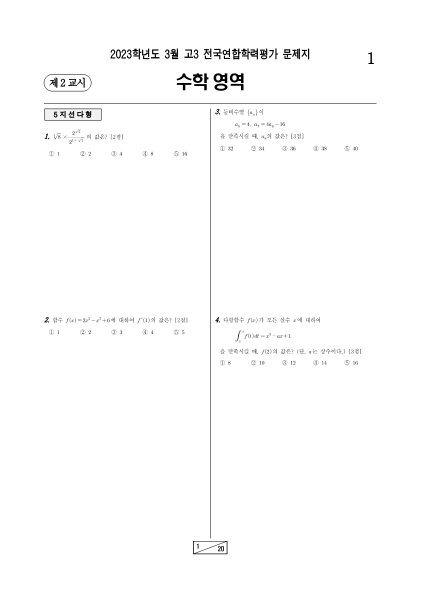
#> input picture test/test1.png, 841 x 1190 px (shown at 1/2 size)
$ python projectcode.py
#> lines starting #> are read from the running program, lines starting #| are printed output that depends on the picture; after the words box and inside, x2 and y2 are one past the last pixel; in counts of white or black regions, pixels touching at a corner belong together
import cv2
import numpy as np

#잘린 문제들을 넣을 배열
question=[]

#화면 자르기 (중앙선 제일 위 s, 아래 e, 좌우 넓이 w)
def page_cut(page,s,e,w):
    left =  page[s+2:e, :w-2]
    right= page[s+2:e, w+2:w+w]

    return right, left

#화면 자르기 전처리
def make(image):
    img=image
    h=[]
    w=[]
    imgray = cv2.cvtColor(img, cv2.COLOR_BGR2GRAY)
    blur = cv2.GaussianBlur(imgray, ksize=(3,3), sigmaX=0)
    thresh = cv2.threshold(blur, 0, 255, cv2.THRESH_BINARY+cv2.THRESH_OTSU)[1]

    #edges = cv2.Canny(imgray,50,200,apertureSize = 3)

    edgesx = cv2.Sobel(thresh, -1, 1, 0, scale=4)
    edgesy = cv2.Sobel(thresh, -1, 0, 1, scale=4)
    edges = cv2.addWeighted (edgesx, 1, edgesy, 1, 0)
    lines = cv2.HoughLinesP(edges, 1, np.pi/180, 300,minLineLength=600,maxLineGap = 90)

    # 모의고사 상단 선, 중간 선 검출
    for i in range(len(lines)):
        for x1,y1,x2,y2 in lines[i]:
            if y1 == y2:
                h.append([x1,y1])
                h.append([x2,y2])

            if x1==x2:
                w.append([x1,y1])
                w.append([x2,y2])

    #가로선 h
    high=min(h, key=lambda x:x[1])
    max_h=max(h, key=lambda x:x[1]==high[1])
    min_h=min(h, key=lambda x:x[1]==high[1])

    #세로선 w
    max_w=max(w, key=lambda x:x[1])
    min_w=min(w, key=lambda x:x[1])

    #cv2.line(img,min_h,max_h,(0,0,255),1)
    cv2.line(img,min_w,max_w,(0,0,255),1)

    right, left =page_cut(img,max_h[1],max_w[1],max_w[0])
    print(h)
    print(w)
    print("z",max_h,min_h,max_w,min_w)

    return right, left

# 문제 영역 찾기(좌우잘린 원본문제)
def find_question_area(page_rl):

    imgray = cv2.cvtColor(page_rl, cv2.COLOR_BGR2GRAY)
    blur = cv2.GaussianBlur(imgray, ksize=(3,3), sigmaX=0)
    thresh = cv2.threshold(blur, 0, 255, cv2.THRESH_BINARY+cv2.THRESH_OTSU)[1]

    edge = cv2.Canny(imgray, 100, 200)
    kernel = cv2.getStructuringElement(cv2.MORPH_RECT,(1000,100))
    closed = cv2.morphologyEx(edge, cv2.MORPH_DILATE, kernel)
    contours, hierarchy = cv2.findContours(closed.copy(),cv2.RETR_TREE, cv2.CHAIN_APPROX_SIMPLE)

    #만들어진 좌우 페이지에 문제 영역 표시
    contours_image = cv2.drawContours(page_rl, contours, -1, (0,255,0), 1)

    for c in contours:

		#문제 영역 (x=왼쪽 젤위x 좌표, y=왼쪽 젤위 y좌표, h=높이,w=넓이)
        x,y,w,h = cv2.boundingRect(c)
        img_trim = page_rl[y:y+h , x:x+w]

        #question에 넣기
        question.append(img_trim)

# /혹은 X모양 찾기(좌우로 잘린 풀이된 문제)
def find_wrong(page_rl):

    img_hsv= cv2.cvtColor(page_rl, cv2.COLOR_BGR2HSV)

    # 빨강색 범위
    lower_red = np.array([-30, 100, 100])
    upper_red = np.array([30, 255, 255])

    worng_img=cv2.inRange(img_hsv, lower_red, upper_red)

    #sobel
    dx = cv2.Sobel(worng_img, -1, 1, 0, scale=4)

    # #canny
    # eges = cv2.Canny(worng_img,0,0,apertureSize = 3)

    #일자 라인 추출
    lines = cv2.HoughLinesP(dx,1, np.pi/180,50,minLineLength=50,maxLineGap = 200)
    if lines is not None:
        for i in lines:
             cv2.line(page_rl, (int(i[0][0]), int(i[0][1])), (int(i[0][2]), int(i[0][3])), (255, 0, 0), 2)


    # 추출된 라인의 rect을 만들기
    #29~35번째 줄 참고해서 만들고 좌표 저장하기()

# 사진에서 /혹은 X모양 찾기(좌우로 잘린 풀이된 문제)
def p_find_wrong(page_rl):
    img_hsv= cv2.cvtColor(page_rl, cv2.COLOR_BGR2HSV)


    lower_red = np.array([-200, 100, 100])
    upper_red = np.array([200, 255, 255])

    worng_img=cv2.inRange(img_hsv, lower_red, upper_red)

    dx = cv2.Sobel(worng_img, -1, 1, 0, scale=4)

    lines = cv2.HoughLinesP(dx,1, np.pi/180,50,minLineLength=48,maxLineGap =300)
    if lines is not None:
        for i in lines:
            cv2.line(page_rl, (int(i[0][0]), int(i[0][1])), (int(i[0][2]), int(i[0][3])), (255, 0, 0), 2)

#원본, 채점
origin=cv2.imread("./test/test1.png")
#> origin is the input picture: shape (1190, 841, 3); min 0, max 255, mean 252.4
draw=src1 = cv2.imread("./test/draw4.png")
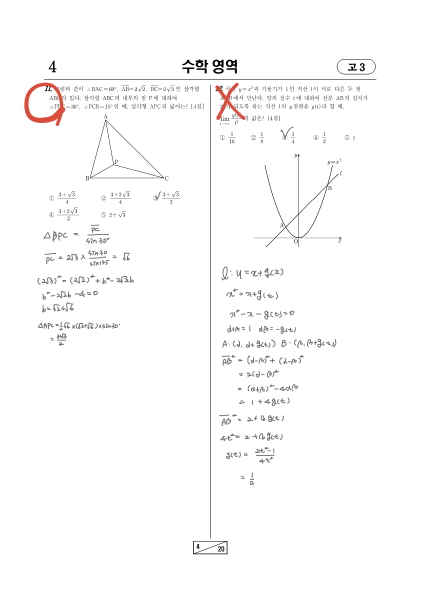
#> input picture test/draw4.png, 841 x 1190 px (shown at 1/2 size)
#> draw is the input picture: shape (1190, 841, 3); mean B, G, R 251, 251, 251.5

#사진, 사진채점
picture = cv2.imread("./test/picture.jpg")
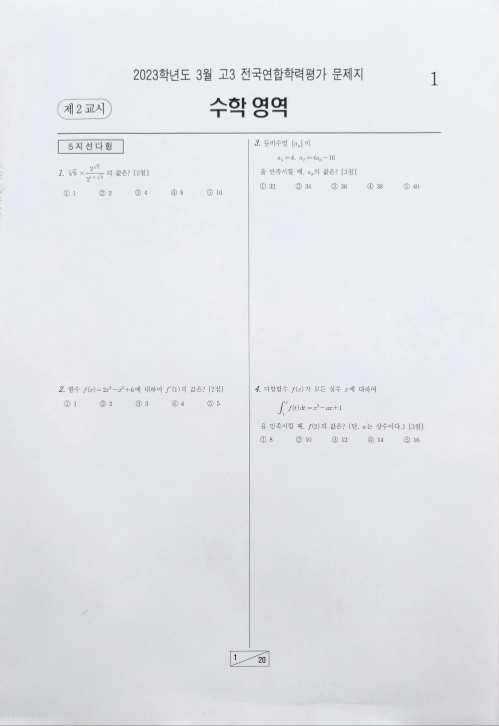
#> input picture test/picture.jpg, 998 x 1452 px (shown at 1/2 size)
#> picture is the input picture: shape (1452, 998, 3); mean B, G, R 233.6, 228.2, 226.3
picture_draw = cv2.imread("./test/picture_draw.jpg")
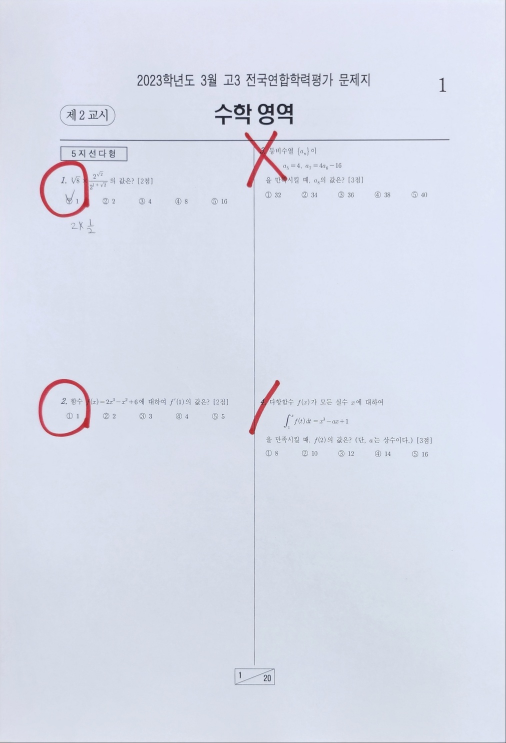
#> input picture test/picture_draw.jpg, 1012 x 1486 px (shown at 1/2 size)
#> picture_draw is the input picture: shape (1486, 1012, 3); mean B, G, R 234.6, 220.8, 215.9
picture = cv2.resize(picture, dsize=(841,1190))
#> picture: shape (1190, 841, 3)
picture_draw = cv2.resize(picture_draw, dsize=(841,1190))
#> picture_draw: shape (1190, 841, 3)

#자르기
o_right,o_left=make(origin)
#> in make, `thresh = cv2.threshold(blur, 0, 255, cv2.THRESH_BINARY+cv2.THRESH_OTSU..`:
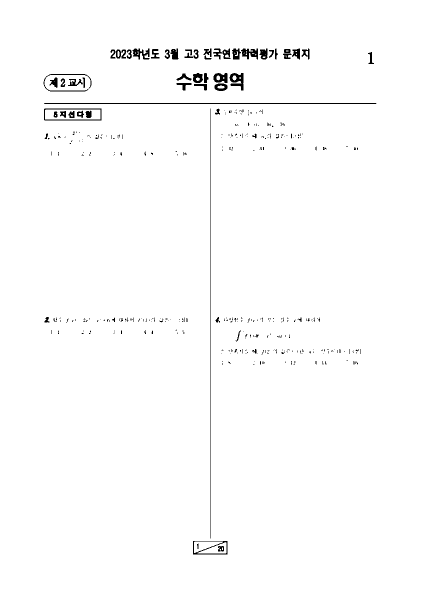
#> thresh: shape (1190, 841) (shown at 1/2 size); 98.7% white; 374 black regions (311 under 20 px), largest, box (x1, y1, x2, y2) and area: (88, 206, 753, 208) 1328, (420, 217, 421, 1077) 860, (459, 146, 487, 181) 551
#> in make, `edgesx = cv2.Sobel(thresh, -1, 1, 0, scale=4)`: edgesx: shape (1190, 841); 0.78% white in thin lines or dots, all inside (x1, y1, x2, y2) = (88, 96, 754, 1110)
#> in make, `edgesy = cv2.Sobel(thresh, -1, 0, 1, scale=4)`: edgesy: shape (1190, 841); 0.87% white in thin lines or dots, all inside (x1, y1, x2, y2) = (86, 99, 754, 1110)
#> in make, `edges = cv2.addWeighted (edgesx, 1, edgesy, 1, 0)`: edges: shape (1190, 841); 1.4% white in thin lines or dots, all inside (x1, y1, x2, y2) = (86, 96, 754, 1110)
#> in make, `lines = cv2.HoughLinesP(edges, 1, np.pi/180, 300,minLineLength=600,max..`: lines = [[421, 1109, 421, 113], [87, 207, 753, 207], [88, 208, 752, 208]]
#> the loop in make, `for i in range(len(lines)):` made 3 passes
#> after the loop in make, `for i in range(len(lines)):`: h = [[87, 207], [753, 207], [88, 208], [752, 208]]; w = [[421, 1109], [421, 113]]
#> in make, `high=min(h, key=lambda x:x[1])`: high = [87, 207]
#> in make, `min_h=min(h, key=lambda x:x[1]==high[1])`: min_h = [88, 208]
#> in make, `max_w=max(w, key=lambda x:x[1])`: max_w = [421, 1109]
#> in make, `min_w=min(w, key=lambda x:x[1])`: min_w = [421, 113]
#> in make, `cv2.line(img,min_w,max_w,(0,0,255),1)`: img: shape (1190, 841, 3); 0.1% of pixels changed, all inside (x1, y1, x2, y2) = (421, 113, 422, 1110)
#| [[87, 207], [753, 207], [88, 208], [752, 208]]
#| [[421, 1109], [421, 113]]
#| z [87, 207] [88, 208] [421, 1109] [421, 113]
p_right,p_left=make(picture)
#> in make (call 2), `thresh = cv2.threshold(blur, 0, 255, cv2.THRESH_BINARY+cv2.THRESH_OTSU..`: thresh: shape (1190, 841); 70.1% white; 462 black regions (285 under 20 px), largest, box (x1, y1, x2, y2) and area: (0, 227, 841, 1190) 269059, (96, 215, 744, 221) 2650, (96, 227, 210, 254) 1789
#> in make (call 2), `edgesx = cv2.Sobel(thresh, -1, 1, 0, scale=4)`: edgesx: shape (1190, 841); 2% white in thin lines or dots
#> in make (call 2), `edgesy = cv2.Sobel(thresh, -1, 0, 1, scale=4)`: edgesy: shape (1190, 841); 2% white in thin lines or dots
#> in make (call 2), `edges = cv2.addWeighted (edgesx, 1, edgesy, 1, 0)`: edges: shape (1190, 841); 3.2% white in thin lines or dots
#> the loop in make (call 2), `for i in range(len(lines)):` made 2 passes
#> in make (call 2), `cv2.line(img,min_w,max_w,(0,0,255),1)`: img: shape (1190, 841, 3); mean B, G, R 233.4, 227.9, 226.2
#| [[95, 220], [699, 220]]
#| [[421, 814], [421, 109]]
#| z [95, 220] [95, 220] [421, 814] [421, 109]

d_right,d_left=make(draw)
#> in make (call 3), `thresh = cv2.threshold(blur, 0, 255, cv2.THRESH_BINARY+cv2.THRESH_OTSU..`: thresh: shape (1190, 841); 96.5% white; 507 black regions (149 under 20 px), largest, box (x1, y1, x2, y2) and area: (419, 170, 422, 1077) 2719, (48, 165, 131, 252) 2476, (510, 308, 683, 495) 2182
#> in make (call 3), `edgesx = cv2.Sobel(thresh, -1, 1, 0, scale=4)`: edgesx: shape (1190, 841); 2.2% white in thin lines or dots, all inside (x1, y1, x2, y2) = (56, 116, 754, 1110)
#> in make (call 3), `edgesy = cv2.Sobel(thresh, -1, 0, 1, scale=4)`: edgesy: shape (1190, 841); 2.1% white in thin lines or dots, all inside (x1, y1, x2, y2) = (47, 119, 754, 1110)
#> in make (call 3), `edges = cv2.addWeighted (edgesx, 1, edgesy, 1, 0)`: edges: shape (1190, 841); 3.6% white in thin lines or dots, all inside (x1, y1, x2, y2) = (47, 116, 754, 1110)
#> in make (call 3), `cv2.line(img,min_w,max_w,(0,0,255),1)`: img: shape (1190, 841, 3); 0.09% of pixels changed, all inside (x1, y1, x2, y2) = (422, 160, 423, 1110)
#| [[89, 161], [751, 161], [87, 160], [753, 160]]
#| [[422, 1109], [422, 160], [421, 1109], [421, 160]]
#| z [87, 160] [89, 161] [422, 1109] [422, 160]
right,left=make(picture_draw)
#> in make (call 4), `thresh = cv2.threshold(blur, 0, 255, cv2.THRESH_BINARY+cv2.THRESH_OTSU..`: thresh: shape (1190, 841); 98.1% white; 410 black regions (327 under 20 px), largest, box (x1, y1, x2, y2) and area: (100, 209, 747, 301) 2940, (66, 234, 212, 349) 2361, (0, 0, 841, 1190) 2031
#> in make (call 4), `edgesx = cv2.Sobel(thresh, -1, 1, 0, scale=4)`: edgesx: shape (1190, 841); 0.89% white in thin lines or dots, all inside (x1, y1, x2, y2) = (69, 116, 748, 1098)
#> in make (call 4), `edgesy = cv2.Sobel(thresh, -1, 0, 1, scale=4)`: edgesy: shape (1190, 841); 0.97% white in thin lines or dots, all inside (x1, y1, x2, y2) = (63, 119, 748, 1098)
#> in make (call 4), `edges = cv2.addWeighted (edgesx, 1, edgesy, 1, 0)`:
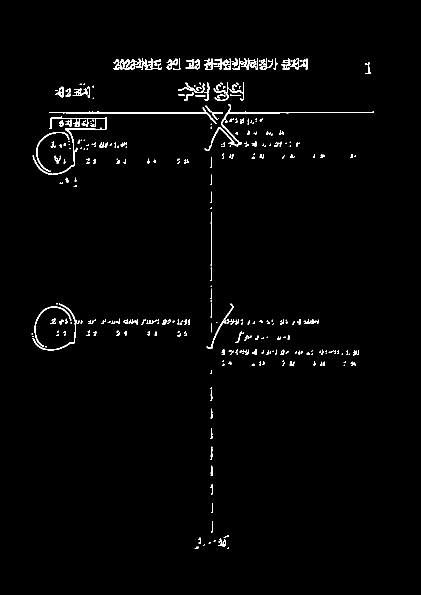
#> edges: shape (1190, 841) (shown at 1/2 size); 1.5% white in thin lines or dots, all inside (x1, y1, x2, y2) = (63, 116, 748, 1098)
#> in make (call 4), `lines = cv2.HoughLinesP(edges, 1, np.pi/180, 300,minLineLength=600,max..`: lines = [[99, 225, 746, 225], [423, 1064, 423, 237]]
#> the loop in make (call 4), `for i in range(len(lines)):` made 2 passes
#> after the loop in make (call 4), `for i in range(len(lines)):`: h = [[99, 225], [746, 225]]; w = [[423, 1064], [423, 237]]
#> in make (call 4), `high=min(h, key=lambda x:x[1])`: high = [99, 225]
#> in make (call 4), `max_w=max(w, key=lambda x:x[1])`: max_w = [423, 1064]
#> in make (call 4), `min_w=min(w, key=lambda x:x[1])`: min_w = [423, 237]
#> in make (call 4), `cv2.line(img,min_w,max_w,(0,0,255),1)`: img: shape (1190, 841, 3); mean B, G, R 234.3, 220.5, 215.8
#| [[99, 225], [746, 225]]
#| [[423, 1064], [423, 237]]
#| z [99, 225] [99, 225] [423, 1064] [423, 237]

#문제영역 표시
find_question_area(o_right)
#> in find_question_area, `thresh = cv2.threshold(blur, 0, 255, cv2.THRESH_BINARY+cv2.THRESH_OTSU..`: thresh: shape (900, 418); 98.5% white; 118 black regions (17 under 20 px), largest, box (x1, y1, x2, y2) and area: (0, 872, 33, 900) 512, (34, 58, 53, 69) 121, (34, 488, 53, 499) 121
#> in find_question_area, `edge = cv2.Canny(imgray, 100, 200)`: edge: shape (900, 418); 1.2% white in thin lines or dots, all inside (x1, y1, x2, y2) = (0, 8, 300, 900)
#> in find_question_area, `closed = cv2.morphologyEx(edge, cv2.MORPH_DILATE, kernel)`:
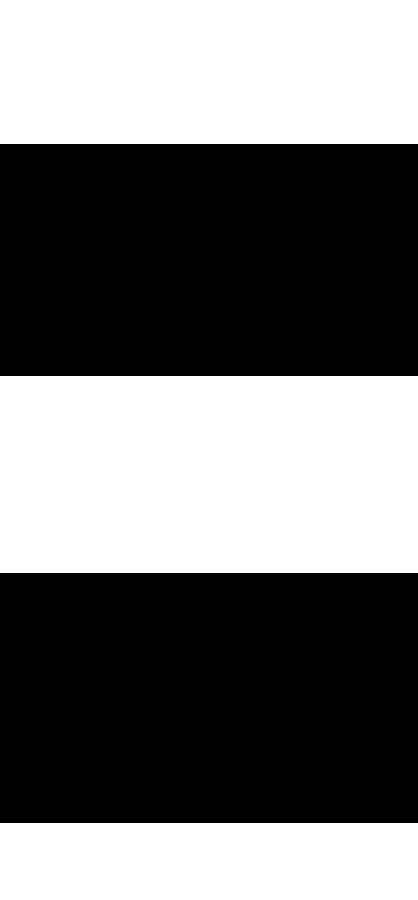
#> closed: shape (900, 418); 46.4% white; 3 white regions
#> in find_question_area, `contours, hierarchy = cv2.findContours(closed.copy(),cv2.RETR_TREE, cv..`: contours = 3 contours; box (x1, y1, x2, y2) and area: (0, 376, 418, 573) 81732, (0, 0, 418, 144) 59631, (0, 823, 418, 900) 31692
#> in find_question_area, `contours_image = cv2.drawContours(page_rl, contours, -1, (0,255,0), 1)`:
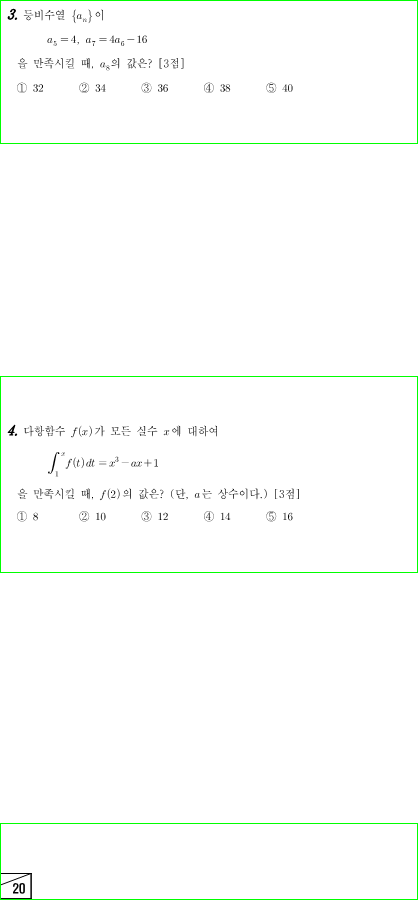
#> contours_image: shape (900, 418, 3); mean B, G, R 251.5, 253.8, 251.5
#> the loop in find_question_area, `for c in contours:` made 3 passes
#> (c, y, h) on passes 1 to 3: ([[0, 823], [0, 899], [417, 899], [417, 823]], 823, 77), ([[0, 376], [0, 572], [417, 572], [417, 376]], 376, 197), ([[0, 0], [0, 143], [417, 143], [417, 0]], 0, 144)
#> after the loop in find_question_area, `for c in contours:`: question = 3 items
find_question_area(o_left)
#> in find_question_area (call 2), `contours, hierarchy = cv2.findContours(closed.copy(),cv2.RETR_TREE, cv..`: contours = 3 contours; box (x1, y1, x2, y2) and area: (0, 0, 419, 155) 64372, (0, 375, 419, 512) 56848, (0, 823, 419, 900) 31768
#> the loop in find_question_area (call 2), `for c in contours:` made 3 passes
#> (c, y, h) on passes 1 to 3: ([[0, 823], [0, 899], [418, 899], [418, 823]], 823, 77), ([[0, 375], [0, 511], [418, 511], [418, 375]], 375, 137), ([[0, 0], [0, 154], [418, 154], [418, 0]], 0, 155)

find_question_area(p_right)
#> in find_question_area (call 3), `contours, hierarchy = cv2.findContours(closed.copy(),cv2.RETR_TREE, cv..`: contours = 2 contours; box (x1, y1, x2, y2) and area: (0, 361, 418, 555) 80481, (0, 0, 418, 140) 57963
find_question_area(p_left)
#> in find_question_area (call 4), `contours, hierarchy = cv2.findContours(closed.copy(),cv2.RETR_TREE, cv..`: contours = 2 contours; box (x1, y1, x2, y2) and area: (0, 0, 419, 150) 62282, (0, 361, 419, 495) 55594

cv2.imshow('pright',p_right)
cv2.imshow('pleft',p_left)

cv2.imshow('o_right',o_right)
cv2.imshow('o_left',o_left)

find_wrong(d_right)
#> in find_wrong, `lines = cv2.HoughLinesP(dx,1, np.pi/180,50,minLineLength=50,maxLineGap..`: lines = [[6, 14, 58, 76], [8, 76, 37, 13], [7, 16, 57, 75]]
#> the loop in find_wrong, `for i in lines:` made 3 passes
find_wrong(d_left)

p_find_wrong(right)
#> in p_find_wrong, `lines = cv2.HoughLinesP(dx,1, np.pi/180,50,minLineLength=48,maxLineGap..`: lines = [[1, 434, 34, 381], [4, 14, 46, 62]]
#> the loop in p_find_wrong, `for i in lines:` made 2 passes
p_find_wrong(left)

cv2.imshow('dright',d_right)
cv2.imshow('dleft',d_left)

cv2.imshow('right',right)
cv2.imshow('left',left)


cv2.waitKey(0)
